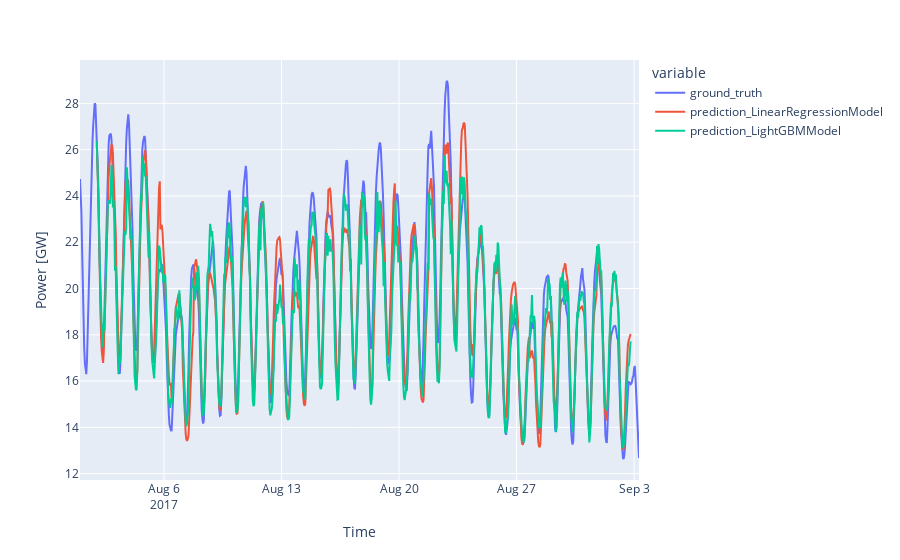

Notebook code for this chart:
### Markdown cell above
### Side-by-side comparison of the models

### Code cell
fig = px.line(trg_test_inversed.pd_series().to_frame("ground_truth"))
for model_name in model_names:
    preds = ts_predictions_per_model[model_name]
    fig.add_scatter(x=preds.pd_series().index, y=preds.pd_series().values, name="prediction_" + model_name)
fig.update_xaxes(title_text="Time")
fig.update_yaxes(title_text=f"Power [{ts_train.components[0][-2:]}]")
fig.show()
wandb.log({f"Side-by-side comparison of predictions and the ground truth for {config.spatial_scale} in {config.location}": fig})

### Figure 1 — Plotly figure (JSON) as saved in the notebook; plotly's stock layout.template omitted (floating-point values rounded to 4 significant figures; data arrays with more than 128 entries replaced by an {"elided": "..."} marker saying what was removed)
{"data": [{"hovertemplate": "variable=ground_truth<br>datetime=%{x}<br>value=%{y}<extra></extra>", "legendgroup": "ground_truth", "line": {"color": "#636efa", "dash": "solid"}, "marker": {"symbol": "circle"}, "mode": "lines", "name": "ground_truth", "orientation": "v", "showlegend": true, "type": "scatter", "x": {"elided": "800 str values"}, "xaxis": "x", "y": {"elided": "800 float values"}, "yaxis": "y"}, {"name": "prediction_LinearRegressionModel", "type": "scatter", "x": {"elided": "764 str values"}, "y": {"elided": "764 float values"}}, {"name": "prediction_LightGBMModel", "type": "scatter", "x": {"elided": "764 str values"}, "y": {"elided": "764 float values"}}], "layout": {"legend": {"title": {"text": "variable"}, "tracegroupgap": 0}, "margin": {"t": 60}, "xaxis": {"anchor": "y", "domain": [0, 1], "title": {"text": "Time"}}, "yaxis": {"anchor": "x", "domain": [0, 1], "title": {"text": "Power [GW]"}}}}
